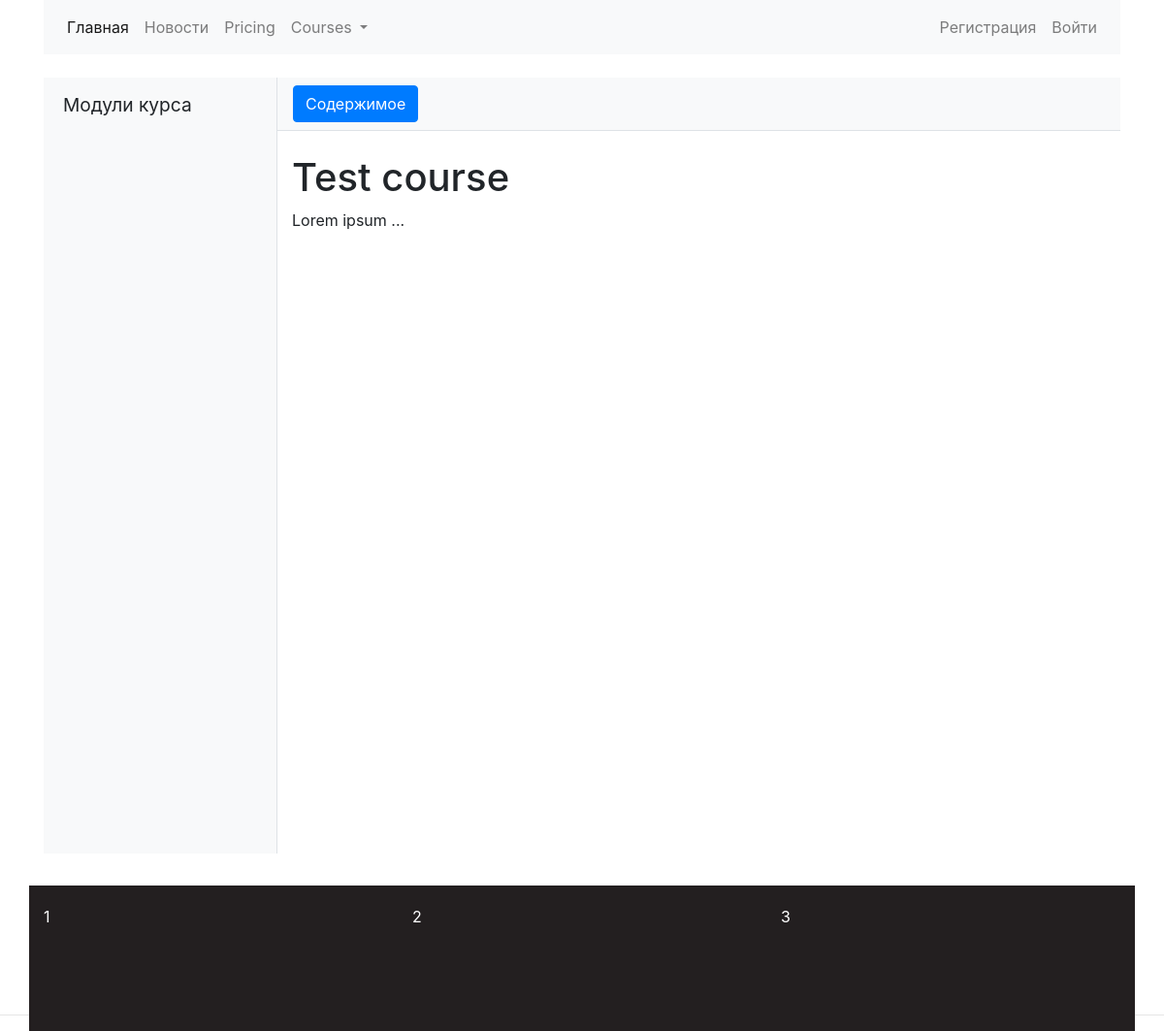
Before: /courses/1 with the older database file.
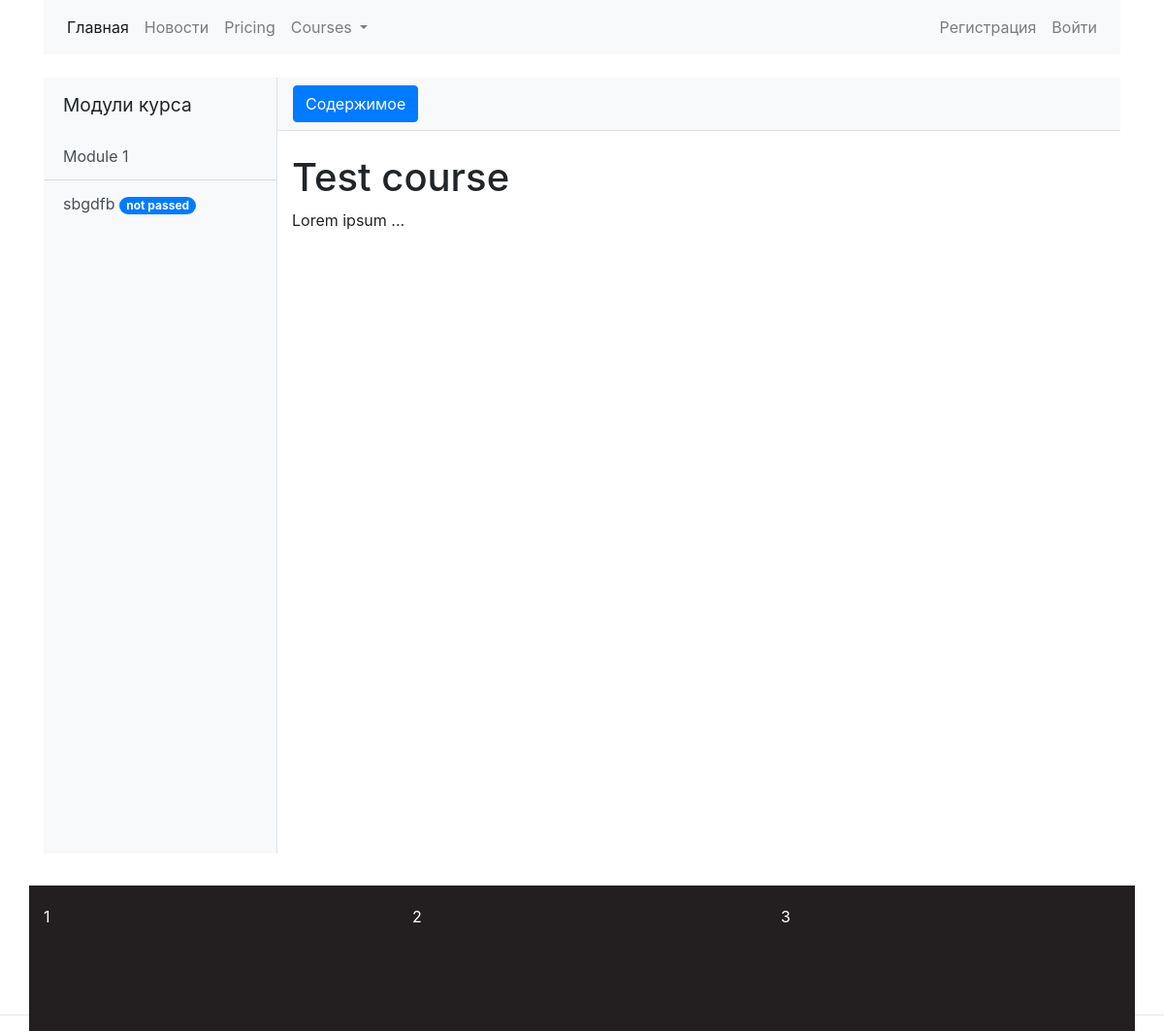
After: the same page with the newer database file.
### courses/models.py (models this page shows, shortened)
class CourseAbstractModel(models.Model):
    title = models.CharField(max_length=200, blank=False)
    slug = models.SlugField(max_length=200, unique=True)
    owner = models.ForeignKey(settings.AUTH_USER_MODEL, on_delete=models.CASCADE)
    create_date = models.DateTimeField(auto_now_add=True)
    update_date = models.DateTimeField(auto_now=True)
    class Meta:
        abstract = True
    def __str__(self):
        return self.title

class Course(CourseAbstractModel):
    title_image = models.ImageField(upload_to='courses_titles', default='courses_titles/empty.png')
    subject = models.ForeignKey(Subject, on_delete=models.CASCADE)
    overview = RichTextUploadingField(blank=True, null=True)

class Module(CourseAbstractModel):
    course = models.ForeignKey(Course, on_delete=models.CASCADE)
    description = RichTextField(blank=True, null=True)
    content = RichTextUploadingField(blank=True, null=True)

class ModuleTest(CourseAbstractModel):
    module = models.OneToOneField(Module, on_delete=models.CASCADE)

### courses/views.py (the view)
# urls.py: path('<int:pk>', views.CourseDetailView.as_view(), name='course_detail'),
class CourseDetailView(DetailView):
    model = models.Course
    template_name = 'courses/course_detail.html'
    context_object_name = 'course'

### courses/templates/courses/course_detail.html (shortened to what this page needs)
{% extends 'index/base.html'%}
{% block body %}
  <div class="d-flex" id="wrapper">
{% include 'courses/module_sidebar.html' %}
       <div id="page-content-wrapper">
      <nav class="navbar navbar-expand-lg navbar-light bg-light border-bottom">
        <button class="btn btn-primary" id="menu-toggle">Содержимое</button>
      </nav>
      <div class="container-fluid">
        <h1 class="mt-4">
            {{ course.title }}</h1>
          {{ course.overview|safe }}
      </div>
    </div>
{% endblock %}

### index/templates/index/base.html (shortened to what this page needs)
{% load static %}
<!doctype html>
<html lang="ru">
<head>
    <link rel="stylesheet" href="{% static 'css/bootstrap.css' %}">
    <link rel="stylesheet" href="{% static 'css/simple-sidebar.css' %}">
    <link rel="stylesheet" href="{% static 'css/footer.css' %}">
</head>
<body>
<div id="wrap">
    <div class="container" id="main">
        {% include "index/navbar.html"%}
        {% block body %}{% endblock %}
    </div>
</div>
</body>
<footer class="container footer">
    <div class="row">
        <div class="col-md-4">
            1
        </div>
        <div class="col-md-4">
            2
        </div>
        <div class="col-md-4">
            3
        </div>
    </div>
</footer>
</html>

### index/templates/index/navbar.html (shortened to what this page needs)
<nav class="navbar navbar-expand-lg navbar-light bg-light">
  <div class="collapse navbar-collapse" id="navbarNavDropdown">
    <ul class="nav navbar-nav">
      <li class="nav-item active">
        <a class="nav-link" href="{% url 'index:index' %}">Главная <span class="sr-only">(current)</span></a>
      </li>
      <li class="nav-item">
        <a class="nav-link" href="{% url 'index:news_list'%}">Новости</a>
      </li>
      <li class="nav-item">
        <a class="nav-link" href="#">Pricing</a>
      </li>
      <li class="nav-item dropdown">
        <a class="nav-link dropdown-toggle" href="#" id="navbarDropdownMenuLink" data-toggle="dropdown" aria-haspopup="true" aria-expanded="false">
          Courses
        </a>
      </li>
    </ul>
    {% if user.is_authenticated %}
    <ul class="nav navbar-nav ml-auto">
      <li class="nav-item"><a class="nav-link" href="{% url 'students:logout_student'%}"><span class="glyphicon glyphicon-user"></span>Выйти</a> </li>
    </ul>
    {% else %}
    <ul class="nav navbar-nav ml-auto">
      <li class="nav-item"><a class="nav-link" href="{% url 'students:register_student' %}">Регистрация</a> </li>
      <li class="nav-item"><a class="nav-link" href="{% url 'students:login_student' %}">Войти</a> </li>
    </ul>
    {% endif %}
  </div>
</nav>
<br>

### courses/templates/courses/module_sidebar.html
    {% if course.module_set %}
    <div class="bg-light border-right" id="sidebar-wrapper">
      <div class="sidebar-heading">Модули курса </div>
      <div class="list-group list-group-flush">
              {% for class_module in course.module_set.all %}
                  <a href="{% url 'courses:module_detail' class_module.id %}" class="list-group-item list-group-item-action bg-light
                      {% if class_module == module %}disabled{% endif %}">
                      {{ class_module }}
                  </a>
              {% if class_module.moduletest %}
                  <a href="{% url 'courses:module_test' class_module.moduletest.id %}" class="list-group-item list-group-item-action bg-light">{{ class_module.moduletest.title }}
                  <span class="badge badge-primary badge-pill">not passed</span>
                  </a>
              {% endif %}
              {% endfor %}
      </div>
    </div>
    {% endif %}

### static/css/simple-sidebar.css (style rules this page uses)
#wrapper { overflow-x: hidden; }
#sidebar-wrapper { min-height: 100vh; margin-left: -15rem; -webkit-transition: margin .25s ease-out; -moz-transition: margin .25s ease-out; -o-transition: margin .25s ease-out; transition: margin .25s ease-out; }
#sidebar-wrapper .sidebar-heading { padding: 0.875rem 1.25rem; font-size: 1.2rem; }
#sidebar-wrapper .list-group { width: 15rem; }
#page-content-wrapper { min-width: 100vw; }
@media (min-width: 768px) { #sidebar-wrapper { margin-left: 0; } }
@media (min-width: 768px) { #page-content-wrapper { min-width: 0; width: 100%; } }

### static/css/footer.css (style rules this page uses)
html, body { height:100%; }
#wrap { min-height: 100%; }
#main { overflow:auto; padding-bottom:150px; }
.footer { position:relevant; margin-top:-150px; height:150px; clear:both; padding-top:20px; background: #231F20; color: #FFFFFF; }

Changed rows visible on the page:
added Module: title "Module 1", moduletest "sbgdfb"
